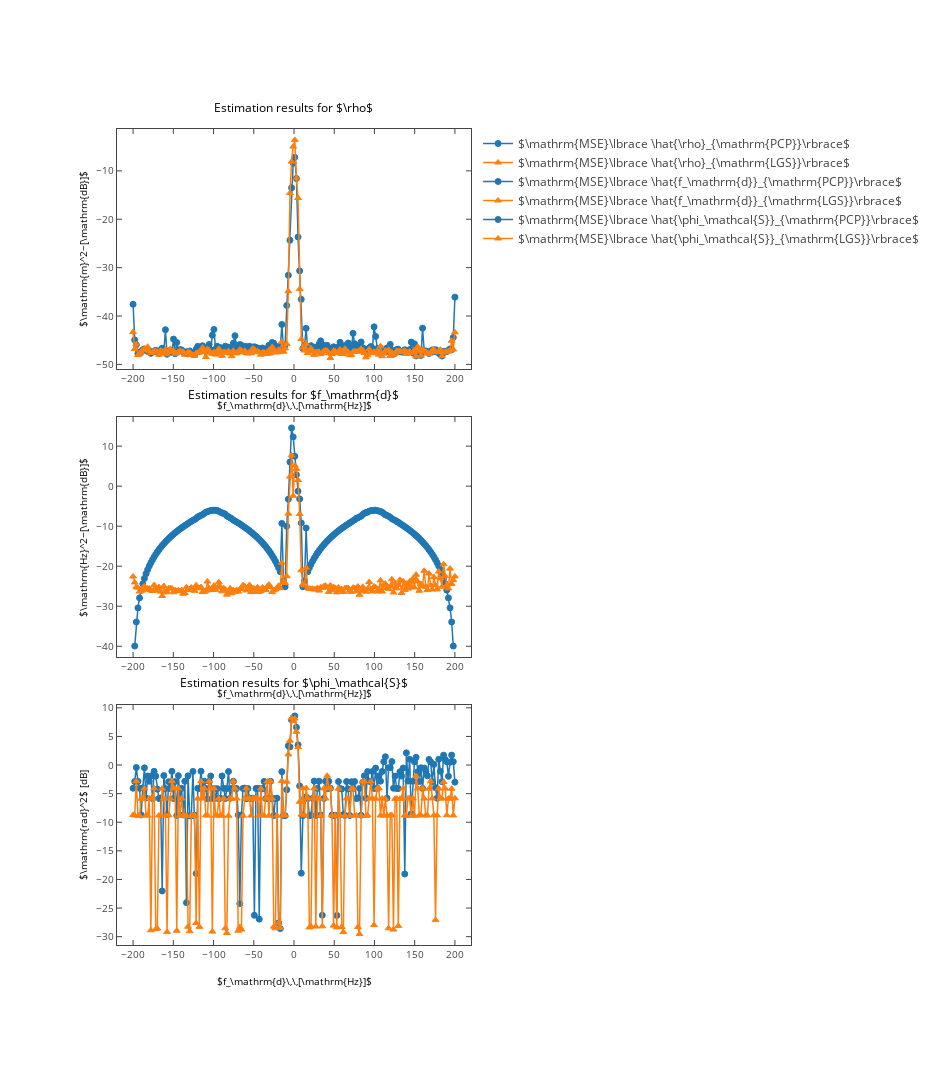

Notebook code for this chart:
### Markdown cell above
### Plotting

### Code cell
run_plots_vs_f_d_randomized = True

def plots_vs_f_d_randomized( ):

    # Load data from npz file
    ( delta_0, T_m, T_sampling, nrof_samples, SNR_out, SNR_in, nrof_MCs, f_d, f_d_error, phase_s_error,
      rho_error ) = itemgetter( 'delta_0', 'T_m', 'T_sampling', 'nrof_samples', 'SNR_out', 'SNR_in',
      'nrof_MCs', 'f_d', 'f_d_error', 'phase_s_error', 'rho_error' )( np.load( "plots/vs_f_d_randomized.npz" ) )

    # Inform user
    print( "Plotting results for delta_0 = %E, T_m = %E, T_sampling = %E"%( delta_0, T_m, T_sampling ) + 
           "nrof_samples = %d, SNR_out = %f, SNR_in = %f"%( nrof_samples, SNR_out, SNR_in ) + 
           " with %d Monte Carlo repetitions per frequency value."%( nrof_MCs ) + 
           " Every other physical parameter was randomized." )
    
    # Set up figure
    plt.figure( figsize = [13,15] )
    # Set styles for PCP and LGS
    styles = ['o-', '^-' ]

    # Performance in estimating rho
    plt.subplot( 311 )
    # Set up labels for MC results
    labels = [r"$\mathrm{MSE}\lbrace \hat{\rho}_{\mathrm{PCP}}\rbrace$",
              r"$\mathrm{MSE}\lbrace \hat{\rho}_{\mathrm{LGS}}\rbrace$"]
    # Plot MC results
    for idx in range( len( styles ) ):
        plt.plot( f_d, rho_error[idx,:], styles[idx], label = labels[idx] )
    # Set axis labels, title and legend
    plt.xlabel( r"$f_\mathrm{d}\,\,[\mathrm{Hz}]$" )
    plt.ylabel( r"$\mathrm{m}^2~[\mathrm{dB}]$" )
    plt.title(  r"Estimation results for $\rho$" )
    plt.legend( )


    # Performance in estimating f_d
    plt.subplot( 312 )
    # Set up labels for MC results
    labels = [r"$\mathrm{MSE}\lbrace \hat{f_\mathrm{d}}_{\mathrm{PCP}}\rbrace$",
              r"$\mathrm{MSE}\lbrace \hat{f_\mathrm{d}}_{\mathrm{LGS}}\rbrace$"]
    # Plot MC results
    for idx in range( len( styles ) ):
        plt.plot( f_d, f_d_error[idx,:], styles[idx], label = labels[idx] )
    # Set axis labels, title and legend
    plt.xlabel( r"$f_\mathrm{d}\,\,[\mathrm{Hz}]$" )
    plt.ylabel( r"$\mathrm{Hz}^2~[\mathrm{dB}]$" )
    plt.title( r"Estimation results for $f_\mathrm{d}$" )
    plt.legend( )


    # Performance in estimating phase_s
    plt.subplot( 313 )
    # Set up labels for MC results
    labels = [r"$\mathrm{MSE}\lbrace \hat{\phi_\mathcal{S}}_{\mathrm{PCP}}\rbrace$",
              r"$\mathrm{MSE}\lbrace \hat{\phi_\mathcal{S}}_{\mathrm{LGS}}\rbrace$"]
    # Plot MC results
    for idx in range( len( styles ) ):
        plt.plot( f_d, phase_s_error[idx,:], styles[idx], label = labels[idx] )
    # Set axis labels, title and legend
    plt.xlabel( r"$f_\mathrm{d}\,\,[\mathrm{Hz}]$" )
    plt.ylabel( r"$\mathrm{rad}^2$ [dB]" )
    plt.title( r"Estimation results for $\phi_\mathcal{S}$" )
    plt.legend( )

    if export_to_latex:
        tikz_save( "plots/vs_f_d_randomized.tex" )

    if interactive:
        mpl_to_pltly( plt.gcf( ) )
    else:
        plt.show( )

if run_plots_vs_f_d_randomized:
    plots_vs_f_d_randomized( )

### Figure 1 — Plotly figure (JSON) as saved in the notebook; plotly's stock layout.template omitted (floating-point values rounded to 4 significant figures; data arrays with more than 128 entries replaced by an {"elided": "..."} marker saying what was removed)
{"data": [{"line": {"color": "rgba (31, 119, 180, 1)", "dash": "solid", "width": 1.5}, "marker": {"color": "#1F77B4", "line": {"color": "#1F77B4", "width": 1}, "opacity": 1, "size": 6, "symbol": "circle"}, "mode": "lines+markers", "name": "$\\mathrm{MSE}\\lbrace \\hat{\\rho}_{\\mathrm{PCP}}\\rbrace$", "type": "scatter", "uid": "d7ae2d13-d233-48c1-8a6e-6bbaa4f64738", "x": {"elided": "200 float values"}, "xaxis": "x", "y": {"elided": "200 float values"}, "yaxis": "y"}, {"line": {"color": "rgba (255, 127, 14, 1)", "dash": "solid", "width": 1.5}, "marker": {"color": "#FF7F0E", "line": {"color": "#FF7F0E", "width": 1}, "opacity": 1, "size": 6, "symbol": "triangle-up"}, "mode": "lines+markers", "name": "$\\mathrm{MSE}\\lbrace \\hat{\\rho}_{\\mathrm{LGS}}\\rbrace$", "type": "scatter", "uid": "4cda69f1-65bf-4857-85a5-488a997234ee", "x": {"elided": "200 float values"}, "xaxis": "x", "y": {"elided": "200 float values"}, "yaxis": "y"}, {"line": {"color": "rgba (31, 119, 180, 1)", "dash": "solid", "width": 1.5}, "marker": {"color": "#1F77B4", "line": {"color": "#1F77B4", "width": 1}, "opacity": 1, "size": 6, "symbol": "circle"}, "mode": "lines+markers", "name": "$\\mathrm{MSE}\\lbrace \\hat{f_\\mathrm{d}}_{\\mathrm{PCP}}\\rbrace$", "type": "scatter", "uid": "dd4845d5-3ba4-4517-9d09-4e665e758bf2", "x": {"elided": "200 float values"}, "xaxis": "x2", "y": {"elided": "200 float values"}, "yaxis": "y2"}, {"line": {"color": "rgba (255, 127, 14, 1)", "dash": "solid", "width": 1.5}, "marker": {"color": "#FF7F0E", "line": {"color": "#FF7F0E", "width": 1}, "opacity": 1, "size": 6, "symbol": "triangle-up"}, "mode": "lines+markers", "name": "$\\mathrm{MSE}\\lbrace \\hat{f_\\mathrm{d}}_{\\mathrm{LGS}}\\rbrace$", "type": "scatter", "uid": "0c3a64f4-0aab-4d85-ad9a-3548e875fe6d", "x": {"elided": "200 float values"}, "xaxis": "x2", "y": {"elided": "200 float values"}, "yaxis": "y2"}, {"line": {"color": "rgba (31, 119, 180, 1)", "dash": "solid", "width": 1.5}, "marker": {"color": "#1F77B4", "line": {"color": "#1F77B4", "width": 1}, "opacity": 1, "size": 6, "symbol": "circle"}, "mode": "lines+markers", "name": "$\\mathrm{MSE}\\lbrace \\hat{\\phi_\\mathcal{S}}_{\\mathrm{PCP}}\\rbrace$", "type": "scatter", "uid": "1f70692d-a03d-4e78-a653-b874fd4e426b", "x": {"elided": "200 float values"}, "xaxis": "x3", "y": {"elided": "200 float values"}, "yaxis": "y3"}, {"line": {"color": "rgba (255, 127, 14, 1)", "dash": "solid", "width": 1.5}, "marker": {"color": "#FF7F0E", "line": {"color": "#FF7F0E", "width": 1}, "opacity": 1, "size": 6, "symbol": "triangle-up"}, "mode": "lines+markers", "name": "$\\mathrm{MSE}\\lbrace \\hat{\\phi_\\mathcal{S}}_{\\mathrm{LGS}}\\rbrace$", "type": "scatter", "uid": "073e4c95-6990-48f3-b622-3723c7424587", "x": {"elided": "200 float values"}, "xaxis": "x3", "y": {"elided": "200 float values"}, "yaxis": "y3"}], "layout": {"annotations": [{"font": {"color": "#000000", "size": 12}, "showarrow": false, "text": "Estimation results for $\\rho$", "x": 0.4996, "xanchor": "center", "xref": "paper", "y": 1.014, "yanchor": "bottom", "yref": "paper"}, {"font": {"color": "#000000", "size": 12}, "showarrow": false, "text": "Estimation results for $f_\\mathrm{d}$", "x": 0.4996, "xanchor": "center", "xref": "paper", "y": 0.6613, "yanchor": "bottom", "yref": "paper"}, {"font": {"color": "#000000", "size": 12}, "showarrow": false, "text": "Estimation results for $\\phi_\\mathcal{S}$", "x": 0.4996, "xanchor": "center", "xref": "paper", "y": 0.3086, "yanchor": "bottom", "yref": "paper"}], "autosize": false, "height": 1080, "hovermode": "closest", "margin": {"b": 135, "l": 117, "pad": 0, "r": 93, "t": 129}, "showlegend": true, "width": 936, "xaxis": {"anchor": "y", "domain": [0, 1], "mirror": "ticks", "nticks": 11, "range": [-220, 220], "showgrid": false, "showline": true, "side": "bottom", "tickfont": {"size": 10}, "ticks": "inside", "title": {"font": {"color": "#000000", "size": 10}, "text": "$f_\\mathrm{d}\\,\\,[\\mathrm{Hz}]$"}, "type": "linear", "zeroline": false}, "xaxis2": {"anchor": "y2", "domain": [0, 1], "mirror": "ticks", "nticks": 11, "range": [-220, 220], "showgrid": false, "showline": true, "side": "bottom", "tickfont": {"size": 10}, "ticks": "inside", "title": {"font": {"color": "#000000", "size": 10}, "text": "$f_\\mathrm{d}\\,\\,[\\mathrm{Hz}]$"}, "type": "linear", "zeroline": false}, "xaxis3": {"anchor": "y3", "domain": [0, 1], "mirror": "ticks", "nticks": 11, "range": [-220, 220], "showgrid": false, "showline": true, "side": "bottom", "tickfont": {"size": 10}, "ticks": "inside", "title": {"font": {"color": "#000000", "size": 10}, "text": "$f_\\mathrm{d}\\,\\,[\\mathrm{Hz}]$"}, "type": "linear", "zeroline": false}, "yaxis": {"anchor": "x", "domain": [0.7059, 1], "mirror": "ticks", "nticks": 7, "range": [-50.95, -1.351], "showgrid": false, "showline": true, "side": "left", "tickfont": {"size": 10}, "ticks": "inside", "title": {"font": {"color": "#000000", "size": 10}, "text": "$\\mathrm{m}^2~[\\mathrm{dB}]$"}, "type": "linear", "zeroline": false}, "yaxis2": {"anchor": "x2", "domain": [0.3529, 0.6471], "mirror": "ticks", "nticks": 8, "range": [-42.68, 17.28], "showgrid": false, "showline": true, "side": "left", "tickfont": {"size": 10}, "ticks": "inside", "title": {"font": {"color": "#000000", "size": 10}, "text": "$\\mathrm{Hz}^2~[\\mathrm{dB}]$"}, "type": "linear", "zeroline": false}, "yaxis3": {"anchor": "x3", "domain": [0, 0.2941], "mirror": "ticks", "nticks": 11, "range": [-31.46, 10.5], "showgrid": false, "showline": true, "side": "left", "tickfont": {"size": 10}, "ticks": "inside", "title": {"font": {"color": "#000000", "size": 10}, "text": "$\\mathrm{rad}^2$ [dB]"}, "type": "linear", "zeroline": false}}}
